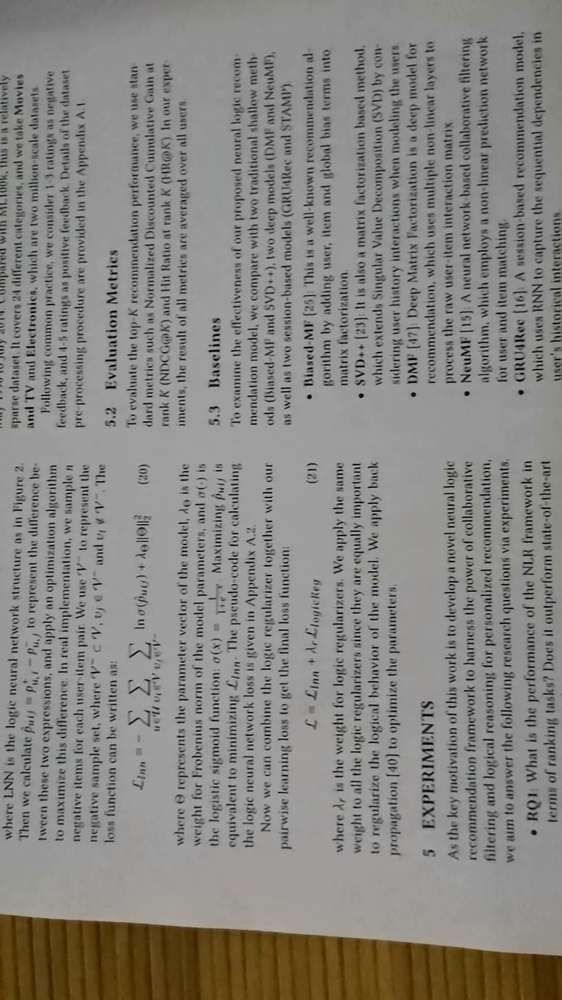
#> input picture demo/image_stitching/keyframe_85.jpg, 562 x 1000 px, shrunk from 1080 x 1920 before the run
$ python image_stitching.py
#> lines starting #> are read from the running program, lines starting #| are printed output that depends on the picture
### code/decorate.py
# -*- coding: utf-8 -*-
"""
Created on Sat Aug  1 16:09:02 2020

@author: zhaochen

"""

import time
import inspect
from functools import wraps
from typing import Tuple

# [11 lines left out: function arg_value, not called in this run]

def logger(begin_message: str = None, log_args: Tuple[str] = None, end_message: str = None,
           log_time: bool = True):

    def logger_decorator(func):
        @wraps(func)
        def decorate(*args, **kwargs):
            if begin_message is not None:
                print(begin_message, end = '\n')
            if log_args is not None:
                arg_logs = [ arg_name + '=' + str( arg_value(arg_name, func, args, kwargs)) for arg_name in log_args]
                print('parameters: ' + ', '.join(arg_logs))

            start_time = time.time()
            result = func(*args, **kwargs)
            end_time = time.time()
            spent_time = end_time - start_time

            if  end_message is not None:
                print(end_message)

            if log_time:
                print('耗时' + str(spent_time) + '秒')

            return result
        return decorate
    return logger_decorator

### code/image_stitching.py
# -*- coding: utf-8 -*-
"""
Created on Mon Aug  3 11:49:12 2020

@author: zhaochen
"""

import cv2
import numpy as np
from decorate import logger

def sift_features(img):
    sift = cv2.xfeatures2d.SIFT_create() # 创建sift特征检测器
    kp, des = sift.detectAndCompute(img, None) # 特征点提取与描述生成
    kp_img = cv2.drawKeypoints(img, kp, None)

    return kp_img, kp, des

def good_match(des1, des2):
    bf = cv2.BFMatcher()
    matches = bf.knnMatch(des1, des2, k = 2)
    # matches = sorted(matches, key = lambda x: x[0].distance / x[1].distance)
    good = []

    for i, j in matches:
        if i.distance < 0.75 * j.distance:
            good.append(i)

    return good

@logger()
def siftImage(img_1, img_2):
    kp_image_1, kp_1, des_1 = sift_features(img_1)
    kp_image_2, kp_2, des_2 = sift_features(img_2)
    good_kp = good_match(des_1, des_2)

    if len(good_kp) > 4:
        ptsA = np.float32([kp_1[m.queryIdx].pt for m in good_kp]).reshape(-1, 1, 2)
        ptsB = np.float32([kp_2[m.trainIdx].pt for m in good_kp]).reshape(-1, 1, 2)

        ransacReprojThreshold = 4
        H, status =cv2.findHomography(ptsA,ptsB,cv2.RANSAC,ransacReprojThreshold)
        imgOutput = cv2.warpPerspective(img_1, H, (img_1.shape[1]+img_2.shape[1], img_1.shape[0]))
        imgOutput[0:img_2.shape[0], 0:img_2.shape[1]] = img_2

    return imgOutput


if __name__ == '__main__':
    img_1 = cv2.imread('../demo/image_stitching/keyframe_85.jpg')
#> img_1 is the input picture: shape (1000, 562, 3); mean B, G, R 130.8, 134.9, 136.7
    img_2 = cv2.imread('../demo/image_stitching/keyframe_186.jpg')
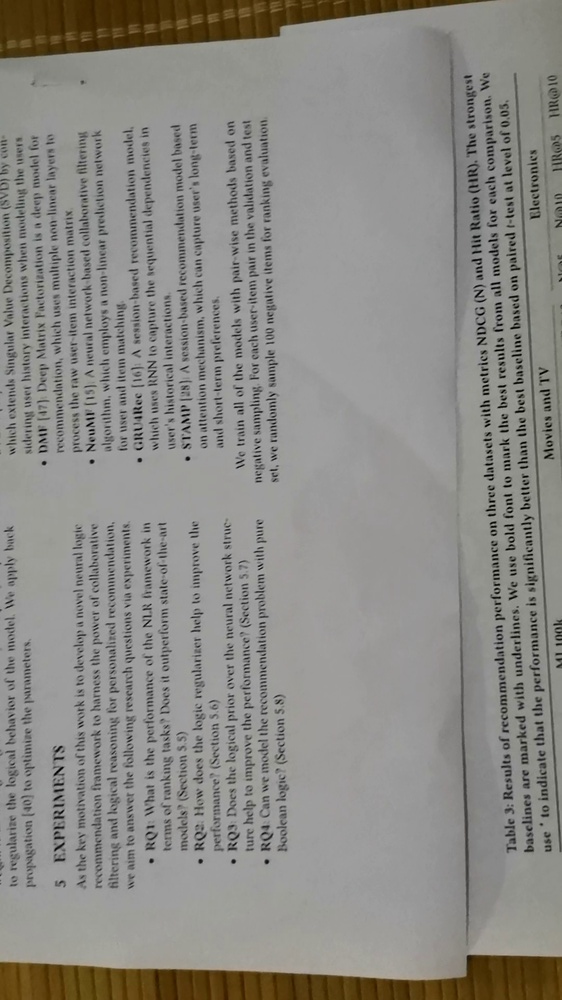
#> input picture demo/image_stitching/keyframe_186.jpg, 562 x 1000 px, shrunk from 1080 x 1920 before the run
#> img_2 is the input picture: shape (1000, 562, 3); mean B, G, R 134.2, 138.8, 140.3
    imgOutput = siftImage(img_2, img_1)
#> in sift_features, `kp, des = sift.detectAndCompute(img, None)`: kp = 2795 keypoints; strongest (x, y, size): (188, 458, 2.8), (140, 460, 2.9), (44, 463, 2.8), (267, 862, 2.9)
#> in sift_features, `kp_img = cv2.drawKeypoints(img, kp, None)`:
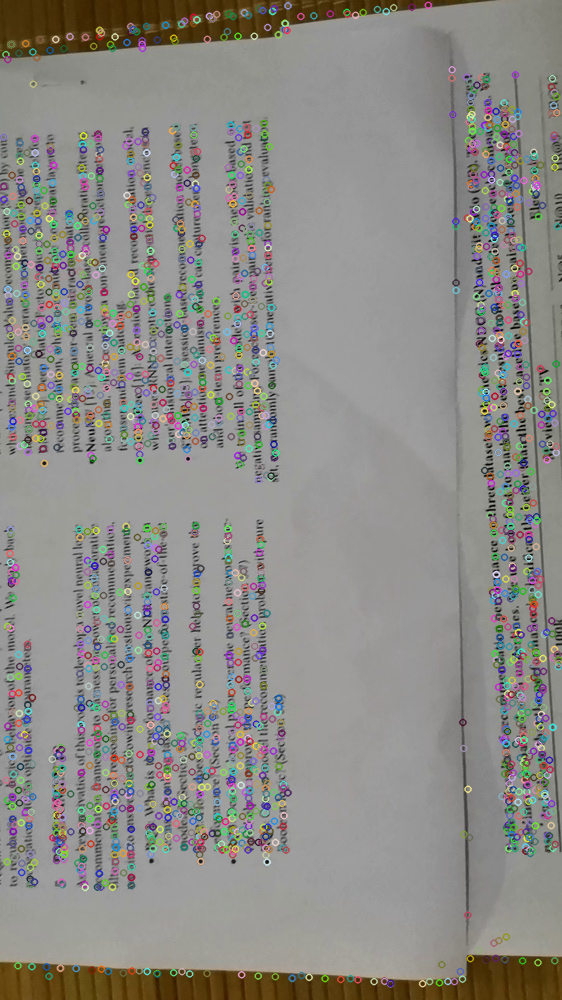
#> kp_img: shape (1000, 562, 3); mean B, G, R 135, 139.2, 140.7
#> in siftImage, `kp_image_1, kp_1, des_1 = sift_features(img_1)`: kp_1 has the same summary as kp in sift_features
#> in sift_features (call 2), `kp, des = sift.detectAndCompute(img, None)`: kp = 3501 keypoints; strongest (x, y, size): (309, 397, 3), (361, 395, 3.1), (467, 393, 3.2), (413, 394, 3.1)
#> in sift_features (call 2), `kp_img = cv2.drawKeypoints(img, kp, None)`:
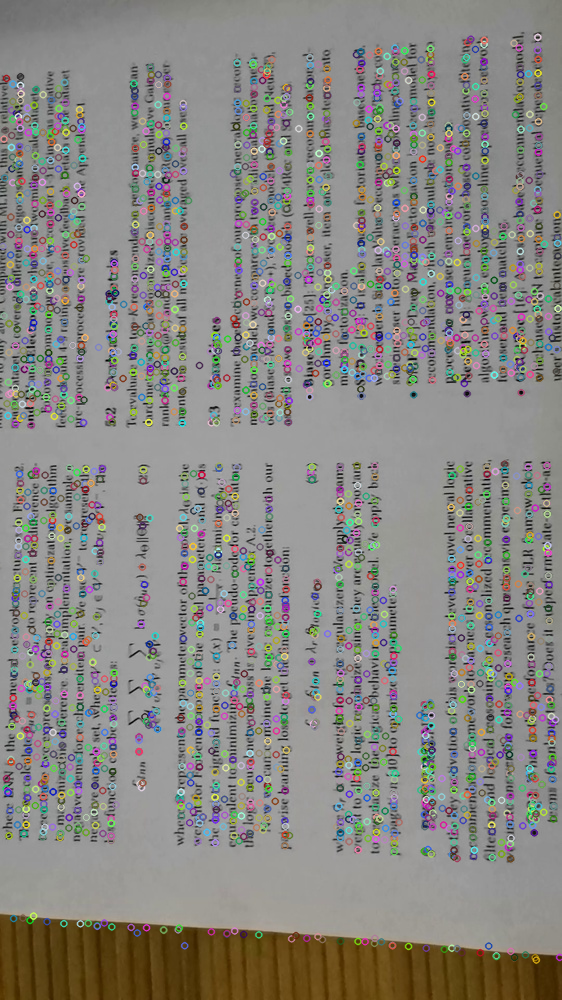
#> kp_img: shape (1000, 562, 3); mean B, G, R 131.3, 135.4, 137.1
#> in siftImage, `kp_image_2, kp_2, des_2 = sift_features(img_2)`: kp_2 has the same summary as kp in sift_features
#> in good_match, `matches = bf.knnMatch(des1, des2, k = 2)`: matches = 2795 matches
#> after the loop in good_match, `for i, j in matches:`: good = 457 matches
#> in siftImage, `ptsA = np.float32([kp_1[m.queryIdx].pt for m in good_kp]).reshape(-1, ..`: ptsA = 457 rows, first 8: [5.42, 54.05], [7.36, 288.8], [10.19, 529.4], [10.69, 533.4], [10.86, 583.4], [11.26, 571.8], [11.66, 250], [11.66, 250]
#> in siftImage, `ptsB = np.float32([kp_2[m.trainIdx].pt for m in good_kp]).reshape(-1, ..`: ptsB = 457 rows, first 8: [559.2, 957], [377.2, 207.5], [374.4, 465.6], [63.44, 388.4], [374.7, 523.5], [268.6, 498.8], [383.5, 165.8], [383.5, 165.8]
#> in siftImage, `H, status =cv2.findHomography(ptsA,ptsB,cv2.RANSAC,ransacReprojThresho..`: H = [[1.06, -0.0199, 373], [-0.0318, 1.06, -100], [-0.000102, -1.45e-05, 1]]; status = 457 values, max 1 at index 1, min 0 at index 0, mean 0.705
#> in siftImage, `imgOutput = cv2.warpPerspective(img_1, H, (img_1.shape[1]+img_2.shape[..`:
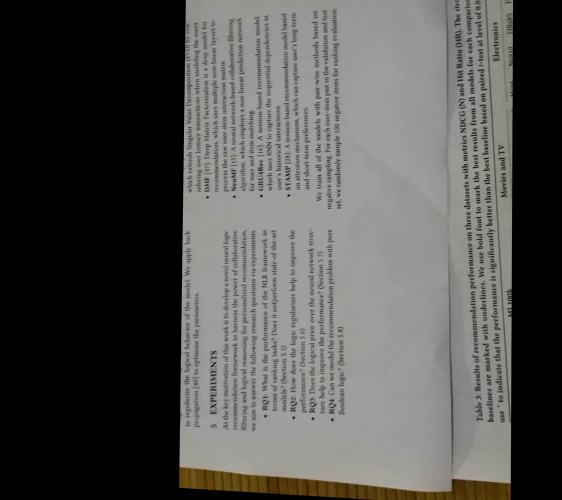
#> imgOutput: shape (1000, 1124, 3) (shown at 1/2 size); mean B, G, R 80.3, 82.3, 82.9
#> in siftImage, `imgOutput[0:img_2.shape[0], 0:img_2.shape[1]] = img_2`:
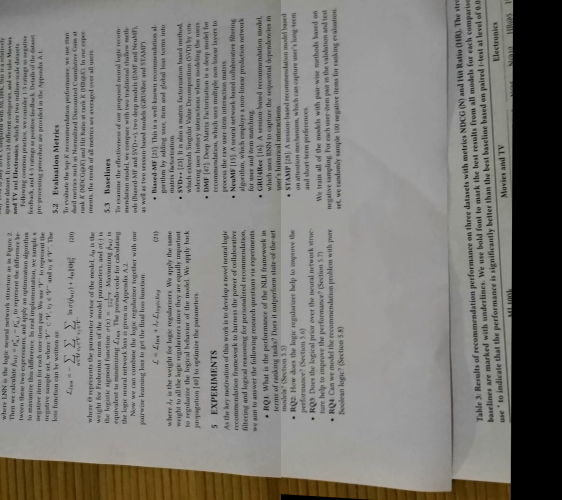
#> imgOutput: shape (1000, 1124, 3) (shown at 1/2 size); mean B, G, R 122.1, 125.5, 126.8

    cv2.imwrite('../demo/image_stitching/result.jpg', imgOutput )
